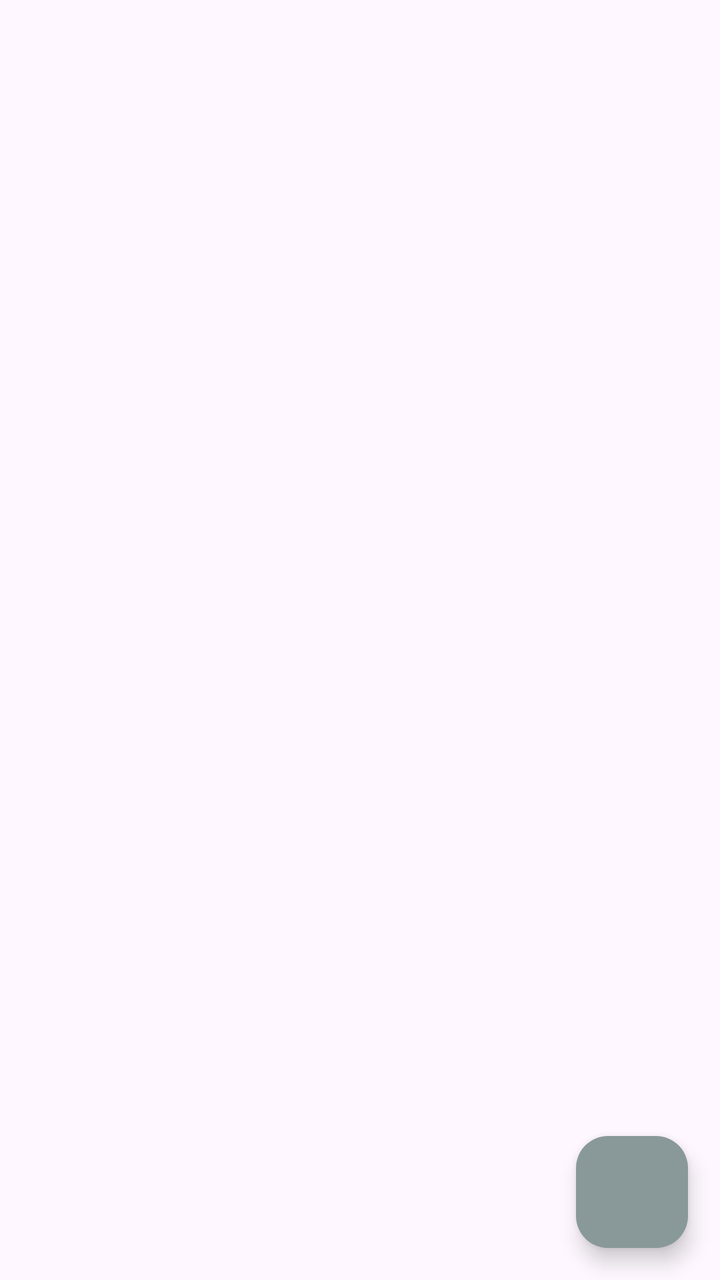
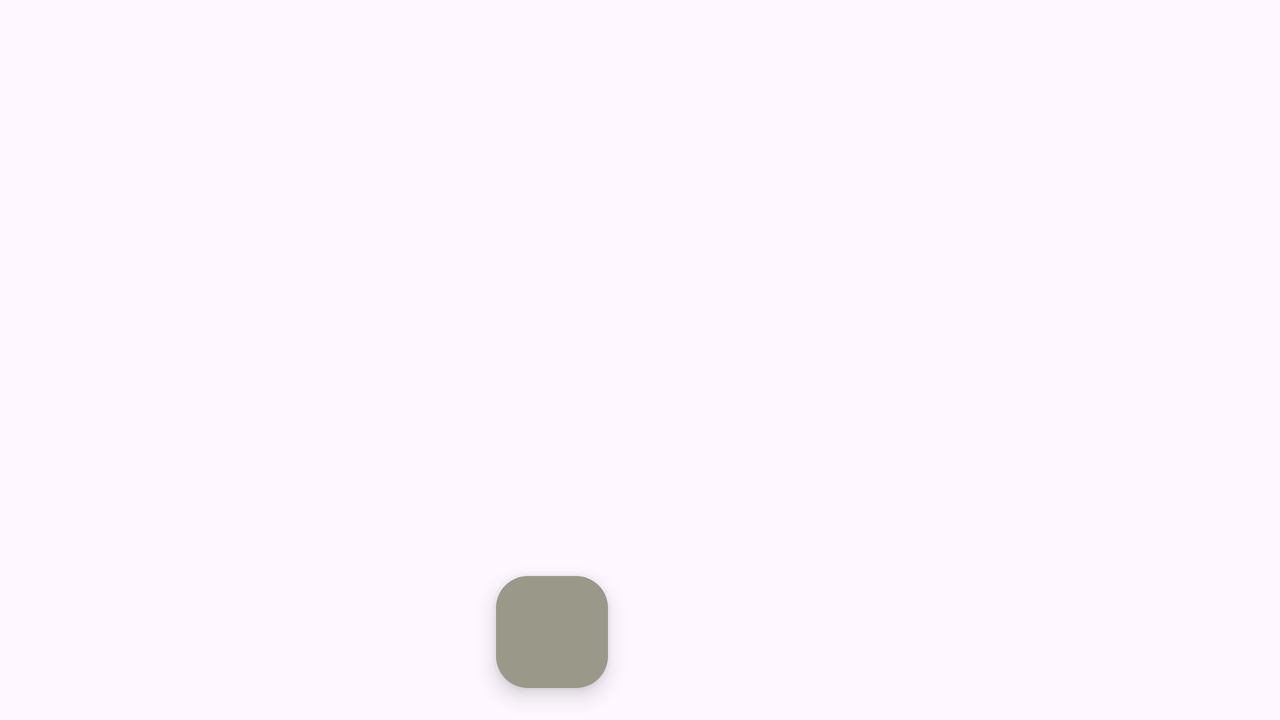

Compare how this app lays out the same screen by default and in its alternative resource folder. The renders come first, then the two layout files and the values they reference.
<!-- AndroidManifest.xml: application theme Theme.ShopLister -->
<!-- res/layout/activity_main.xml -->
<?xml version="1.0" encoding="utf-8"?>
<androidx.constraintlayout.widget.ConstraintLayout xmlns:android="http://schemas.android.com/apk/res/android"
    xmlns:app="http://schemas.android.com/apk/res-auto"
    xmlns:tools="http://schemas.android.com/tools"
    android:id="@+id/main"
    android:layout_width="match_parent"
    android:layout_height="match_parent"
    tools:context=".presentation.MainActivity">

    <ScrollView
        android:layout_width="match_parent"
        android:layout_height="match_parent">

        <LinearLayout
            android:id="@+id/ll_shop_list"
            android:layout_width="match_parent"
            android:layout_height="wrap_content"
            android:orientation="vertical" />

    </ScrollView>

    <com.google.android.material.floatingactionbutton.FloatingActionButton
        android:id="@+id/button_add_shop_item"
        android:layout_width="wrap_content"
        android:layout_height="wrap_content"
        android:layout_marginEnd="16dp"
        android:layout_marginBottom="16dp"
        android:backgroundTint="#899999"
        android:clickable="true"
        android:contentDescription="Add new item"
        android:focusable="true"
        app:layout_constraintBottom_toBottomOf="parent"
        app:layout_constraintEnd_toEndOf="parent"
        app:srcCompat="@drawable/ic_add"
        app:tint="@color/white" />

</androidx.constraintlayout.widget.ConstraintLayout>
<!-- resources referenced by this layout -->
<resources>
  <style name="Theme.ShopLister" parent="Base.Theme.ShopLister" />
  <style name="Base.Theme.ShopLister" parent="Theme.Material3.DayNight.NoActionBar">
          
          
      </style>
</resources>
<!-- res/layout-land/activity_main.xml (the repository's variant of the layout above) -->
<!-- drawn on the phone turned sideways -->
<?xml version="1.0" encoding="utf-8"?>
<androidx.constraintlayout.widget.ConstraintLayout xmlns:android="http://schemas.android.com/apk/res/android"
    xmlns:app="http://schemas.android.com/apk/res-auto"
    xmlns:tools="http://schemas.android.com/tools"
    android:id="@+id/main"
    android:layout_width="match_parent"
    android:layout_height="match_parent"
    tools:context=".presentation.MainActivity">

    <androidx.recyclerview.widget.RecyclerView
        android:id="@+id/rvShopItemList"
        android:layout_width="0dp"
        android:layout_height="wrap_content"
        android:orientation="vertical"
        app:layoutManager="androidx.recyclerview.widget.LinearLayoutManager"
        app:layout_constraintEnd_toStartOf="@id/guideline"
        app:layout_constraintStart_toStartOf="parent"
        app:layout_constraintTop_toTopOf="parent"
        tools:listitem="@layout/item_shop_enabled" />

    <com.google.android.material.floatingactionbutton.FloatingActionButton
        android:id="@+id/button_add_shop_item"
        android:layout_width="wrap_content"
        android:layout_height="wrap_content"
        android:layout_marginEnd="16dp"
        android:layout_marginBottom="16dp"
        android:backgroundTint="#999889"
        android:clickable="true"
        android:contentDescription="Add new item"
        android:focusable="true"
        app:layout_constraintBottom_toBottomOf="parent"
        app:layout_constraintEnd_toEndOf="@id/guideline"
        app:srcCompat="@drawable/ic_add"
        app:tint="@color/white" />

    <androidx.constraintlayout.widget.Guideline
        android:id="@+id/guideline"
        android:layout_width="match_parent"
        android:layout_height="match_parent"
        android:orientation="vertical"
        app:layout_constraintGuide_percent="0.5" />

    <androidx.fragment.app.FragmentContainerView
        android:id="@+id/editShopItemContainer"
        android:layout_width="0dp"
        android:layout_height="match_parent"
        app:layout_constraintStart_toEndOf="@id/guideline"
        app:layout_constraintEnd_toEndOf="parent" />

</androidx.constraintlayout.widget.ConstraintLayout>
<!-- res/layout/item_shop_enabled.xml (included above) -->
<?xml version="1.0" encoding="utf-8"?>
<androidx.cardview.widget.CardView xmlns:android="http://schemas.android.com/apk/res/android"
    xmlns:app="http://schemas.android.com/apk/res-auto"
    android:layout_width="match_parent"
    android:layout_height="wrap_content"
    xmlns:tool="http://schemas.android.com/tools"
    android:layout_marginStart="8dp"
    android:layout_marginEnd="8dp"
    app:cardUseCompatPadding="true"
    app:cardElevation="4dp"
    app:cardCornerRadius="20dp">

    <LinearLayout
        android:id="@+id/ll_shop_enabled"
        android:layout_width="match_parent"
        android:layout_height="wrap_content"
        android:orientation="horizontal"
        android:background="#599999"
        android:padding="20dp">

        <TextView
            android:id="@+id/tv_name"
            android:layout_width="0dp"
            android:layout_height="wrap_content"
            android:textSize="16sp"
            android:layout_weight="1"
            android:textColor="@color/white"
            tool:text="CHECK"/>

        <TextView
            android:id="@+id/tv_count"
            android:layout_width="wrap_content"
            android:layout_height="match_parent"
            android:textStyle="bold"
            android:textSize="16sp"
            android:textColor="@color/white"
            tool:text="12"
            android:layout_weight="0"/>

    </LinearLayout>

</androidx.cardview.widget.CardView>
